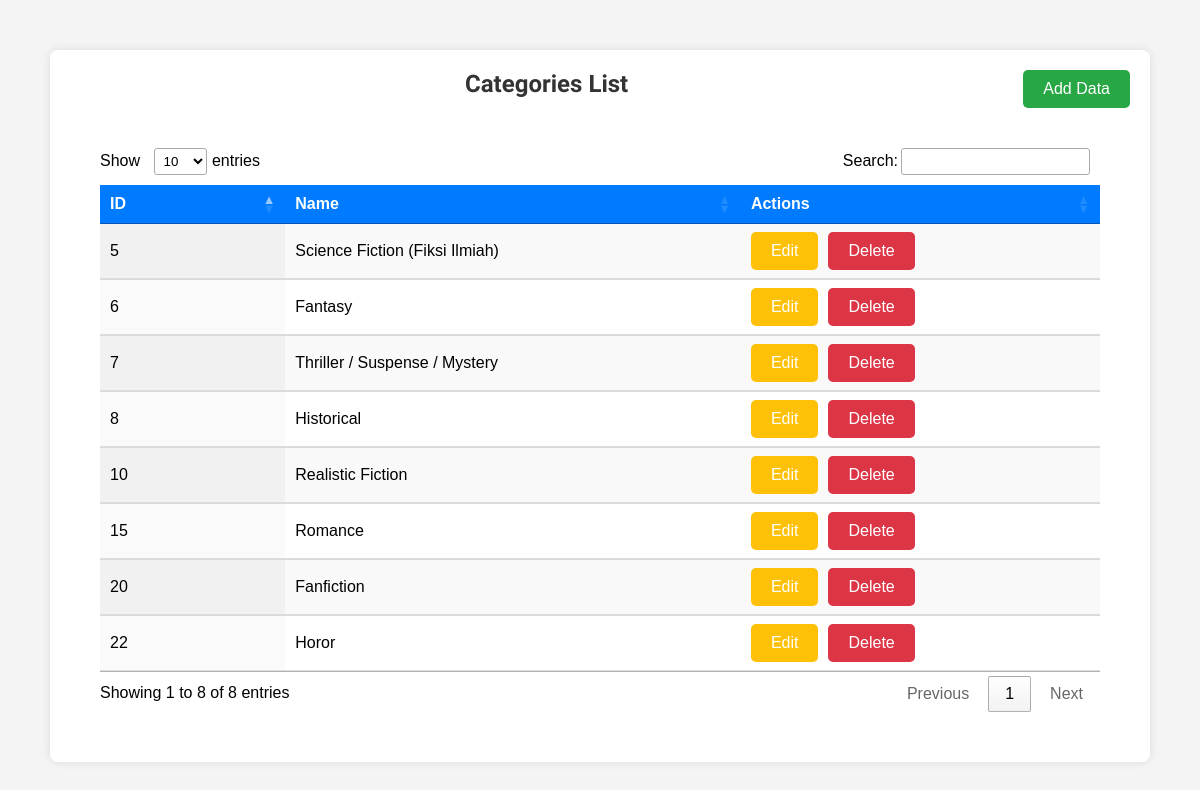
/app/categories/list.php, run on the app's committed database.
### tables this page shows
CREATE TABLE `categories` (
  `id` int(11) NOT NULL,
  `name` varchar(255) NOT NULL
);

### app/categories/list.php (the view, shortened to what this page needs)
<?php
include '../db.php';
$result = $conn->query("SELECT * FROM categories");
?>
<!DOCTYPE html>
<html lang="en">
<head>
    <link rel="stylesheet" href="categories.css">
    <link rel="stylesheet" href="https://cdn.datatables.net/1.13.4/css/jquery.dataTables.min.css">
</head>
<body>
    <div class="container">
        <a href="add.php" class="btn btn-add">Add Data</a>
        <h3>Categories List</h3>
        <table id="categoriesTable" class="display">
            <thead>
                <tr>
                    <th>ID</th>
                    <th>Name</th>
                    <th>Actions</th>
                </tr>
            </thead>
            <tbody>
                <?php
                while($row = $result->fetch_assoc()) {
                    echo "<tr>";
                    echo "<td>" . $row["id"]. "</td>";
                    echo "<td>" . $row["name"]. "</td>";
                    echo "<td>";
                    echo "<a href='update.php?id=" . $row['id'] . "' class='btn btn-warning'>Edit</a>";
                    echo "<a href='#' onclick='confirmDelete(" . $row['id'] . ")' class='btn btn-danger'>Delete</a>";
                    echo "</td>";
                    echo "</tr>";
                }
                ?>
            </tbody>
        </table>
    </div>
</body>
</html>

### app/categories/categories.css (style rules this page uses)
* { margin: 0; padding: 0; box-sizing: border-box; }
body { font-family: Arial, sans-serif; background-color: #f4f4f4; padding: 50px; }
.container { width: 100%; max-width: 1200px; margin: 0 auto; background: #fff; padding: 20px; border-radius: 8px; box-shadow: 0 0 10px rgba(0, 0, 0, 0.1); }
h3 { font-family: "Ga Maamli", sans-serif; margin-bottom: 20px; color: #333; font-size: 24px; text-align: center; }
.btn { display: inline-block; padding: 10px 20px; border-radius: 5px; color: #fff; text-decoration: none; text-align: center; font-size: 16px; transition: background-color 0.3s, opacity 0.3s; }
.btn-add { background-color: #28a745; float: right; }
.btn-warning { background-color: #ffc107; margin-right: 10px; }
.btn-danger { background-color: #dc3545; }
table.dataTable { width: 100%; border-collapse: collapse; margin-top: 20px; }
table.dataTable thead th { background-color: #007bff; color: white; padding: 10px; text-align: left; white-space: nowrap; }
table.dataTable tbody td { padding: 10px; border-bottom: 1px solid #ddd; text-align: left; }
table.dataTable th:nth-child(1), table.dataTable td:nth-child(1) { width: 60px; }
table.dataTable th:nth-child(2), table.dataTable td:nth-child(2) { width: 200px; }
table.dataTable th:nth-child(3), table.dataTable td:nth-child(3) { width: 150px; }

### data on the page
categories: id "5", name "Science Fiction (Fiksi Ilmiah)"
categories: id "6", name "Fantasy"
categories: id "7", name "Thriller / Suspense / Mystery"
categories: id "8", name "Historical"
categories: id "10", name "Realistic Fiction"
categories: id "15", name "Romance"
categories: id "20", name "Fanfiction"
categories: id "22", name "Horor"
